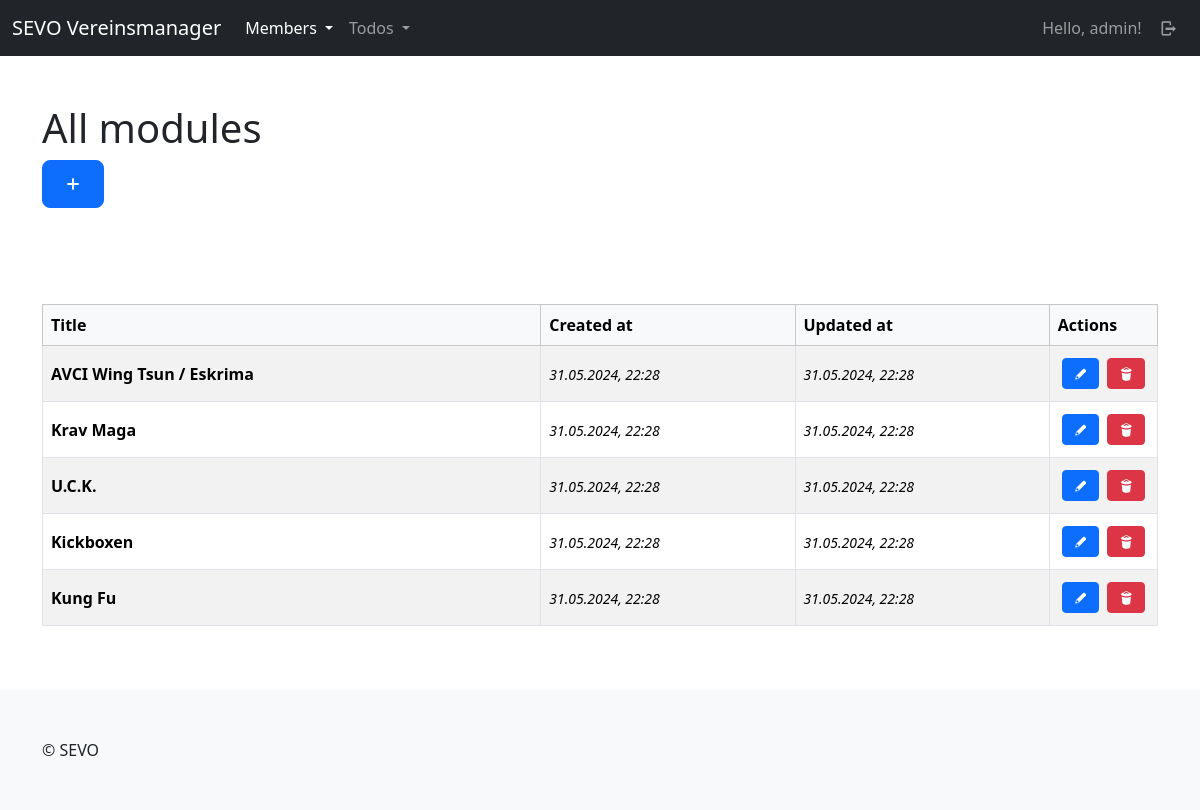
Page /mbrs/modules/ (signed in) on the committed database.
### members/models.py (models this page shows, shortened)
class Module(models.Model):
    title = models.CharField(max_length=255, unique=True)
    created_at = models.DateTimeField(auto_now_add=True)
    updated_at = models.DateTimeField(auto_now=True)
    class Meta:
        ordering = ["-updated_at"]

### members/views/modules.py (the view)
# urls.py: path("modules/", modules.index, name="members-module-index"),
@login_required(login_url="sevo-auth-login")
def index(request):
    modules = models.Module.objects.all()
    return render(request, "members/module/index.html", {
        "title": _("All modules"),
        "modules": modules
    })

### members/templates/members/module/index.html (shortened to what this page needs)
{% extends "base_main.html" %}
{% load i18n %}
{% load static %}
{% block header %}
    <div class="container py-5">
        <div class="row">
            <div class="col-lg-12">
                <h1>{{ title }}</h1>
                <a class="btn btn-primary btn-lg" href="{% url "members-module-create" %}"><i class="demo-icon icon-plus"></i></a>
            </div>
        </div>
    </div>
{% endblock %}
{% block main %}
    {% if modules %}
    <div>
        {% include "members/module/partials/_list_table.html" %}
    </div>
    {% else %}
        <p>{% trans "No modules available." %}</p>
    {% endif %}
{%  endblock %}

### templates/partials/_navbar_drop_down.html (shortened to what this page needs)
{% load i18n %}
<nav class="navbar navbar-expand-lg navbar-dark bg-dark">
    <div class="container-fluid">
        <a class="navbar-brand" href="/">SEVO Vereinsmanager</a>
        <div class="collapse navbar-collapse" id="navbarContent">
            <ul class="navbar-nav me-auto mb-2 mb-lg-0">
                {% if user.is_authenticated %}
                <li class="nav-item dropdown">
                    <a class="nav-link dropdown-toggle {% if "mbrs" in request.path %} active{% endif %}"{% if "mbrs" in request.path %} aria-current="page"{% endif %} href="#" role="button" data-bs-toggle="dropdown" aria-expanded="false">
                      {% trans "Members" %}
                    </a>
                  </li>
                  <li class="nav-item dropdown">
                    <a class="nav-link dropdown-toggle {% if "tds" in request.path %} active{% endif %}"{% if "tds" in request.path %} aria-current="page"{% endif %} href="#" role="button" data-bs-toggle="dropdown" aria-expanded="false">
                      {% trans "Todos" %}
                    </a>
                  </li>
                {% endif %}
            </ul>
            <ul class="navbar-nav mb-2 mb-lg-0">
                {% if user.is_authenticated %}
                    <li class="nav-item">
                        <a class="nav-link" href="{% url "sevo-auth-user-detail" %}">{% trans "Hello" %}, {{ user }}!</a>
                    </li>
                    <li class="nav-item">
                        <a class="nav-link" href="{% url "sevo-auth-logout" %}"><i class="demo-icon icon-logout"></i></a>
                    </li>
                {% else %}
                    <li class="nav-item">
                        <a class="nav-link {% if "login" in request.path %} active{% endif %}"{% if "members" in request.path %} aria-current="page"{% endif %} href="{% url "sevo-auth-login" %}"><i class="demo-icon icon-user"></i></a>
                    </li>
                {% endif %}
            </ul>
        </div>
    </div>
</nav>

### members/templates/members/module/partials/_list_table.html
{% load i18n %}
<div class="table-responsive">
    <table class="table table-bordered align-middle table-striped">
        <thead class="table-light">
        <tr>
            <th scope="col">{% trans "Title" %}</th>
            <th scope="col">{% trans "Created at" %}</th>
            <th scope="col">{% trans "Updated at" %}</th>
            <th scope="col">{% trans "Actions" %}</th>
        </tr>
        </thead>
        <tbody>
            {% for module in modules %}
                <tr>
                    <th scope="row" class="w-50">
                        {{ module.title }}
                    </th>
                    <td class="w-25"><time><small><i>{{ module.created_at|date:"d.m.Y, H:i" }}</i></small></time></td>
                    <td class="w-25"><time><small><i>{{ module.updated_at|date:"d.m.Y, H:i" }}</i></small></time></td>
                    <td class="w-auto">
                        <div class="d-flex justify-content-center align-content-center">
                            <a class="btn btn-primary btn-sm d-block m-1" href="{% url "members-module-update" id=module.id %}"><i class="demo-icon icon-pencil"></i></a>
                            <a class="btn btn-danger btn-sm d-block m-1" href="{% url "members-module-delete" id=module.id %}"><i class="demo-icon icon-trash"></i></a>
                        </div>
                    </td>
                </tr>
            {% endfor %}
        </tbody>
    </table>
</div>

### rows in the picture
Module: title "AVCI Wing Tsun / Eskrima", created_at "31.05.2024, 22:28", updated_at "31.05.2024, 22:28"
Module: title "Krav Maga", created_at "31.05.2024, 22:28", updated_at "31.05.2024, 22:28"
Module: title "U.C.K.", created_at "31.05.2024, 22:28", updated_at "31.05.2024, 22:28"
Module: title "Kickboxen", created_at "31.05.2024, 22:28", updated_at "31.05.2024, 22:28"
Module: title "Kung Fu", created_at "31.05.2024, 22:28", updated_at "31.05.2024, 22:28"

### other values in the picture
{{ user }} "admin"
{{ title }} "All modules"
